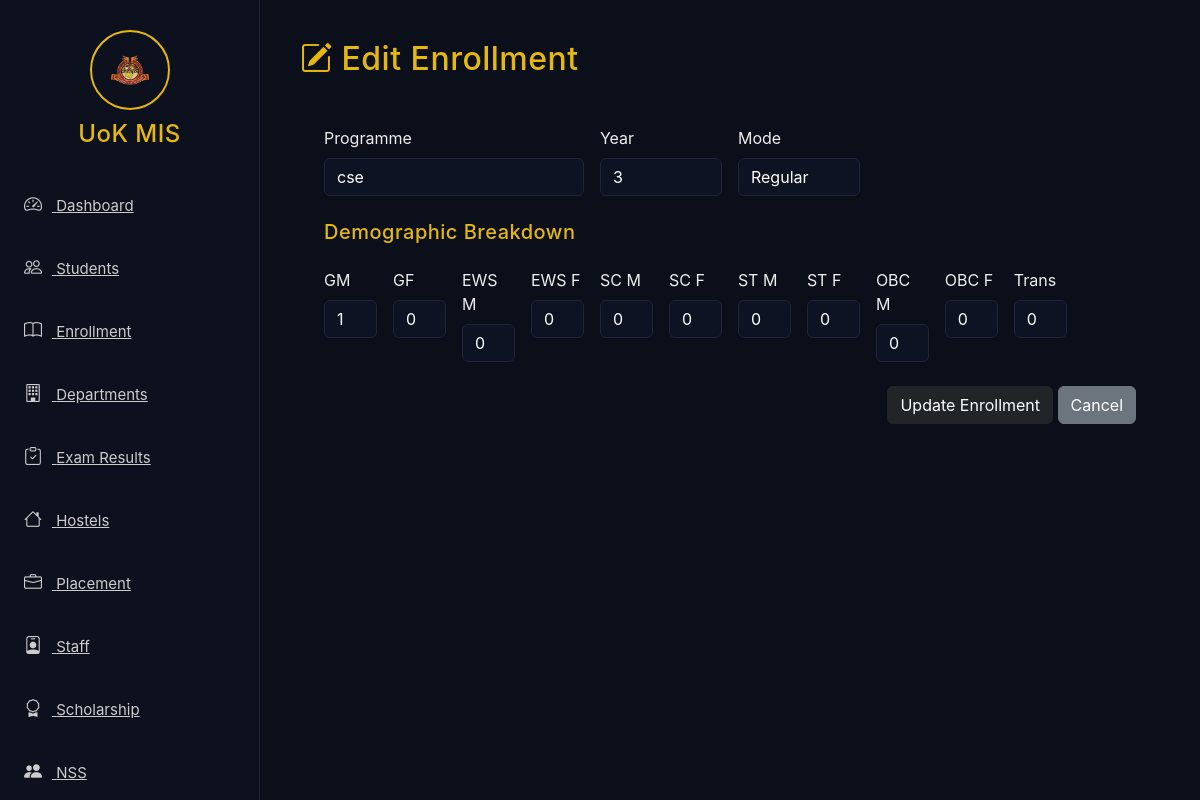
The app's page /enrollment/edit/3 with its own data.
### app/models.py (models this page shows)
class Enrollment(db.Model):
    id = db.Column(db.Integer, primary_key=True)
    student_id = db.Column(db.Integer, db.ForeignKey("student.id"), nullable=True)
    programme = db.Column(db.String(200))
    year = db.Column(db.Integer)
    mode = db.Column(db.String(50))
    general_male = db.Column(db.Integer, default=0)
    general_female = db.Column(db.Integer, default=0)
    ews_male = db.Column(db.Integer, default=0)
    ews_female = db.Column(db.Integer, default=0)
    sc_male = db.Column(db.Integer, default=0)
    sc_female = db.Column(db.Integer, default=0)
    st_male = db.Column(db.Integer, default=0)
    st_female = db.Column(db.Integer, default=0)
    obc_male = db.Column(db.Integer, default=0)
    obc_female = db.Column(db.Integer, default=0)
    trans_gender = db.Column(db.Integer, default=0)
    created_at = db.Column(db.DateTime, default=datetime.utcnow)

### app/routes.py (the view, shortened to what this page needs)
@main.route("/enrollment/edit/<int:id>", methods=["GET", "POST"])
def edit_enrollment(id):
    e = Enrollment.query.get_or_404(id)
    return render_template("enrollment/edit_enrollment.html", e=e)

### app/templates/enrollment/edit_enrollment.html
{% extends 'base.html' %}
{% block content %}
<div class="page-header d-flex justify-content-between align-items-center">
    <h2><i class="bi bi-pencil-square"></i> Edit Enrollment</h2>
</div>
<div class="card-glow p-4 mt-3">
    <form method="POST" class="row g-3">
        <div class="col-md-4">
            <label class="form-label">Programme</label>
            <input name="programme" value="{{ e.programme }}" class="form-control">
        </div>
        <div class="col-md-2">
            <label class="form-label">Year</label>
            <input name="year" value="{{ e.year }}" class="form-control">
        </div>
        <div class="col-md-2">
            <label class="form-label">Mode</label>
            <input name="mode" value="{{ e.mode }}" class="form-control">
        </div>
        <h5 class="mt-4">Demographic Breakdown</h5>
        <div class="col-md-1"><label class="form-label">GM</label><input type="number" name="general_male" value="{{ e.general_male }}" class="form-control"></div>
        <div class="col-md-1"><label class="form-label">GF</label><input type="number" name="general_female" value="{{ e.general_female }}" class="form-control"></div>
        <div class="col-md-1"><label class="form-label">EWS M</label><input type="number" name="ews_male" value="{{ e.ews_male }}" class="form-control"></div>
        <div class="col-md-1"><label class="form-label">EWS F</label><input type="number" name="ews_female" value="{{ e.ews_female }}" class="form-control"></div>
        <div class="col-md-1"><label class="form-label">SC M</label><input type="number" name="sc_male" value="{{ e.sc_male }}" class="form-control"></div>
        <div class="col-md-1"><label class="form-label">SC F</label><input type="number" name="sc_female" value="{{ e.sc_female }}" class="form-control"></div>
        <div class="col-md-1"><label class="form-label">ST M</label><input type="number" name="st_male" value="{{ e.st_male }}" class="form-control"></div>
        <div class="col-md-1"><label class="form-label">ST F</label><input type="number" name="st_female" value="{{ e.st_female }}" class="form-control"></div>
        <div class="col-md-1"><label class="form-label">OBC M</label><input type="number" name="obc_male" value="{{ e.obc_male }}" class="form-control"></div>
        <div class="col-md-1"><label class="form-label">OBC F</label><input type="number" name="obc_female" value="{{ e.obc_female }}" class="form-control"></div>
        <div class="col-md-1"><label class="form-label">Trans</label><input type="number" name="trans_gender" value="{{ e.trans_gender }}" class="form-control"></div>
        <div class="col-12 text-end mt-4">
            <button class="btn btn-dark">Update Enrollment</button>
            <a href="{{ url_for('main.enrollment') }}" class="btn btn-secondary">Cancel</a>
        </div>
    </form>
</div>
{% endblock %}

### app/static/css/style.css (style rules this page uses)
body { background: #0b0f19; color: #eee; font-family: "Inter", sans-serif; overflow-x: hidden; }
h1, h2, h3, h4, h5, h6 { color: #e5b80b; letter-spacing: 0.5px; }
input, select, textarea { background: #0d1322 !important; color: #fff !important; border: 1px solid #1e2538 !important; }

### records on screen
Enrollment: programme "cse", year "3", mode "Regular", general_male "1", general_female "0", ews_male "0", ews_female "0", sc_male "0", sc_female "0", st_male "0", st_female "0", obc_male "0", obc_female "0", trans_gender "0"
